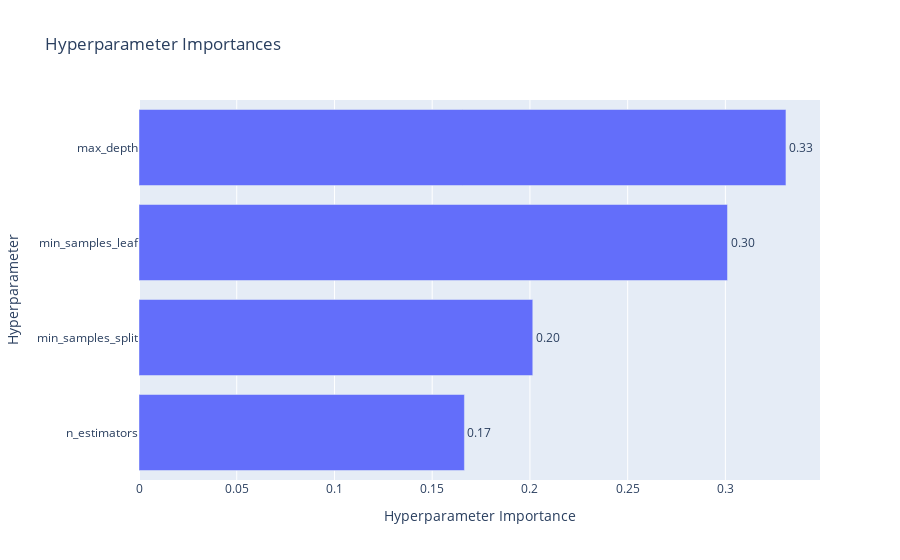

Notebook cell for this chart:
### Code cell
# Plot parameter importance
vis.plot_param_importances(study)

### Figure 1 — Plotly figure (JSON) as saved in the notebook; plotly's stock layout.template omitted (floating-point values rounded to 4 significant figures)
{"data": [{"cliponaxis": false, "hovertemplate": ["n_estimators (IntDistribution): 0.16648496993165826<extra></extra>", "min_samples_split (IntDistribution): 0.20145997944041874<extra></extra>", "min_samples_leaf (IntDistribution): 0.301074732731261<extra></extra>", "max_depth (IntDistribution): 0.33098031789666205<extra></extra>"], "name": "Objective Value", "orientation": "h", "text": ["0.17", "0.20", "0.30", "0.33"], "textposition": "outside", "type": "bar", "x": [0.1665, 0.2015, 0.3011, 0.331], "y": ["n_estimators", "min_samples_split", "min_samples_leaf", "max_depth"]}], "layout": {"title": {"text": "Hyperparameter Importances"}, "xaxis": {"title": {"text": "Hyperparameter Importance"}}, "yaxis": {"title": {"text": "Hyperparameter"}}}}
